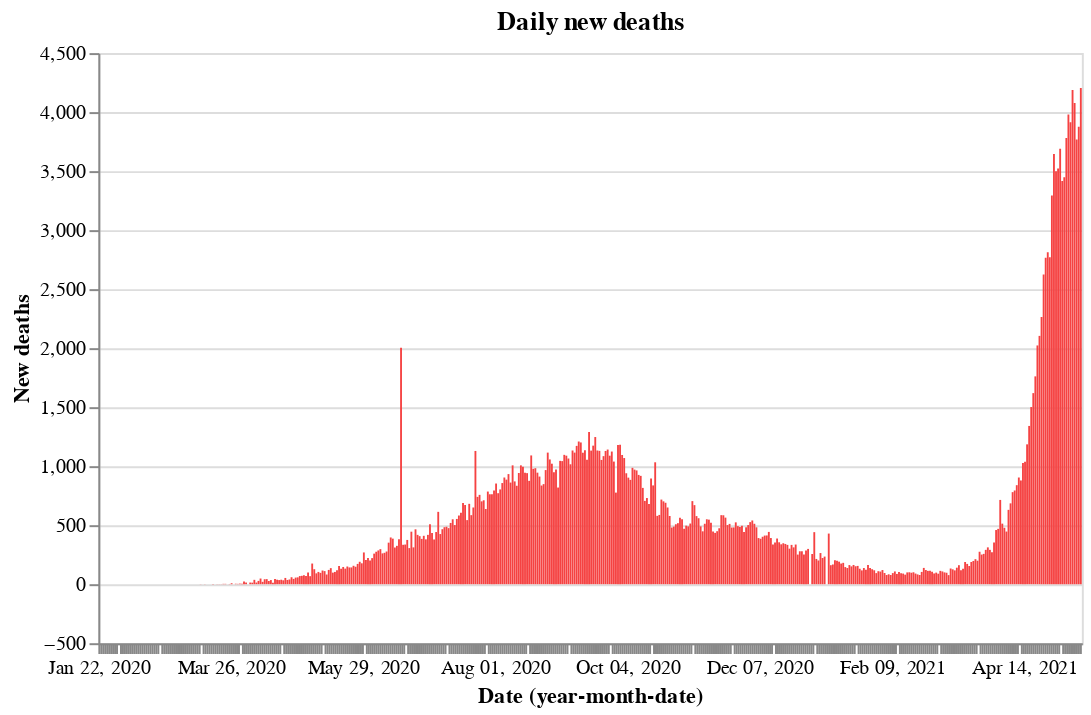

The notebook cell this image was saved under:
### Code cell
base.encode(y='New deaths', color=red).properties(title='Daily new deaths')

### Figure 1 — Vega-Lite specification as saved in the notebook (floating-point values rounded to 4 significant figures; data arrays with more than 128 entries replaced by an {"elided": "..."} marker saying what was removed)
{"config": {"view": {"continuousWidth": 400, "continuousHeight": 300}}, "data": {"name": "data-eedb90cc33c541d9c7c5df9905b02b0a"}, "mark": "bar", "encoding": {"color": {"value": "#f54242"}, "x": {"type": "ordinal", "field": "Date", "timeUnit": "yearmonthdate"}, "y": {"type": "quantitative", "field": "New deaths"}}, "title": "Daily new deaths", "width": 500, "$schema": "https://vega.github.io/schema/vega-lite/v4.8.1.json", "datasets": {"data-eedb90cc33c541d9c7c5df9905b02b0a": {"elided": "476 records"}}}
